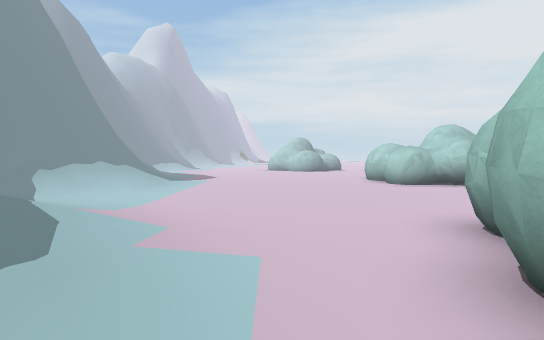
view 1 (above)

24 first-person views from a walk through a 3-D level made in the Unity game engine. The camera is 1.4 m above the floor, tilts 2° down and sees 75° across. The floor is counted in squares, 2 m on a side. Each view is taken from the middle of a square. On the plan, view 1 faces up. The plan holds only what a view shows up to about 11 squares ahead; the rest is blank. The place goes on beyond the plan. The player character is not drawn. Some surface patterns are stand-ins.

view 2
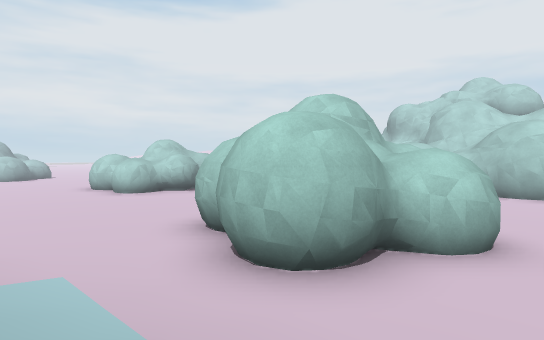

view 3
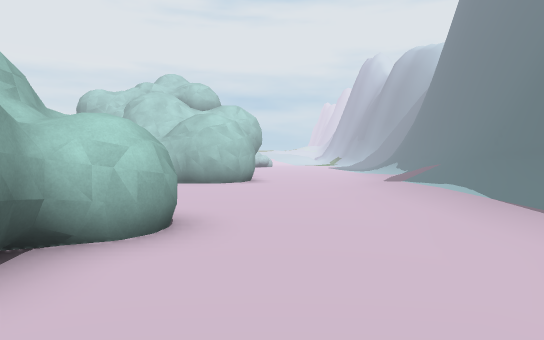

view 4
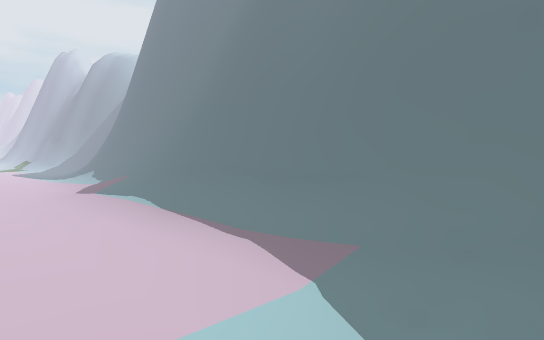

view 5
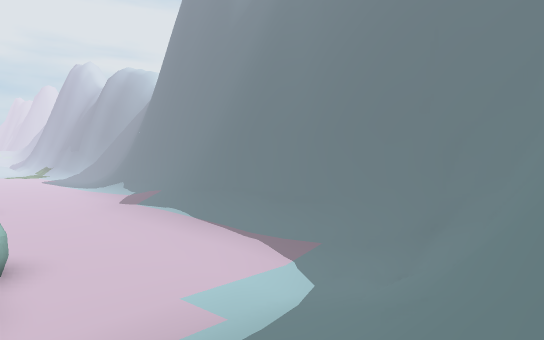

view 6
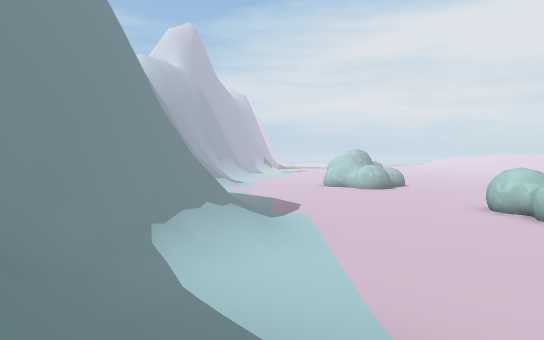

view 7
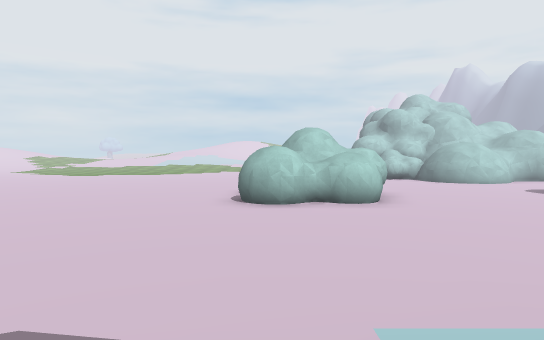

view 8
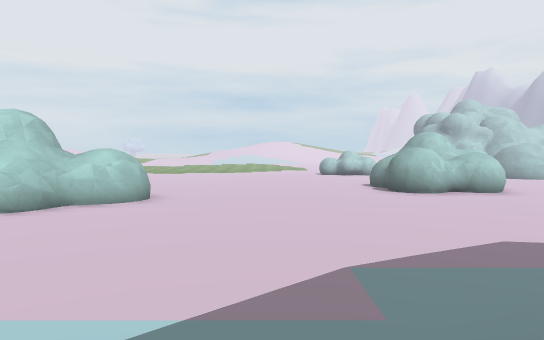

view 9
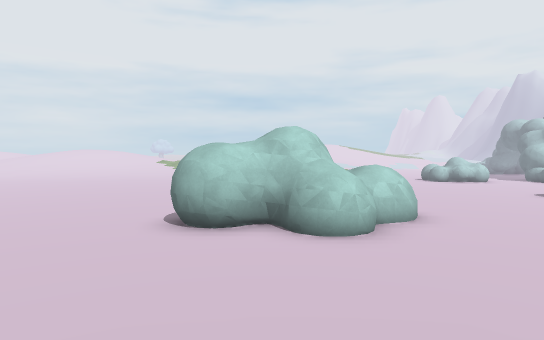

view 10
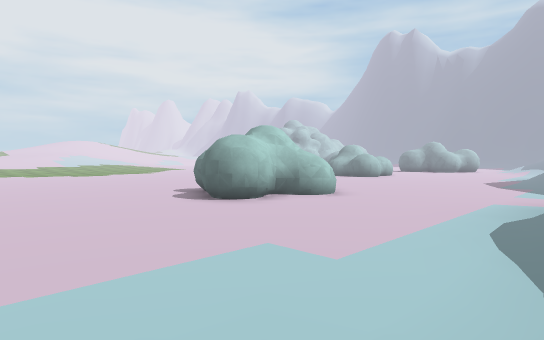

view 11
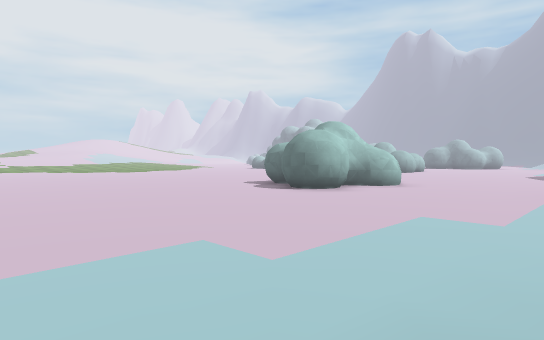

view 12
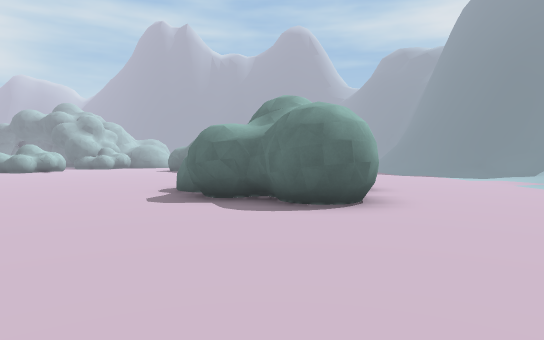

view 13
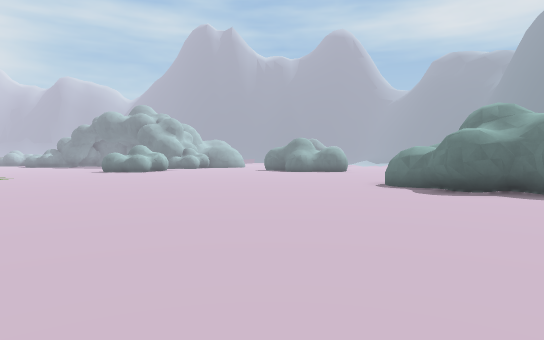

view 14
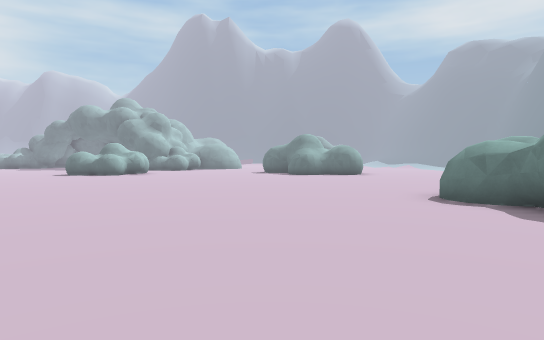

view 15
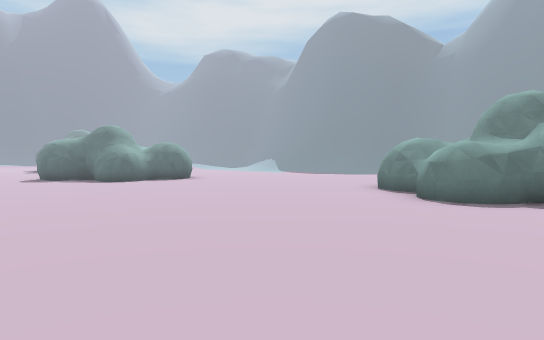

view 16
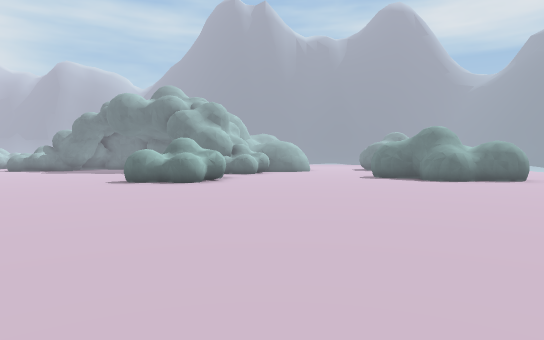

view 17
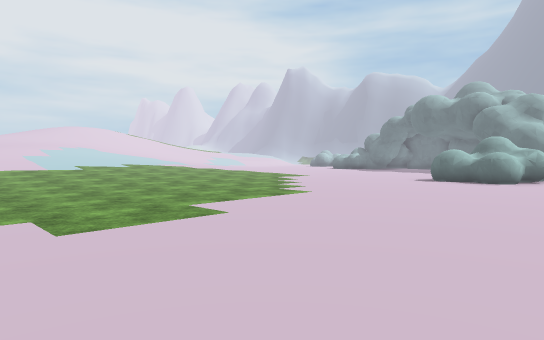

view 18
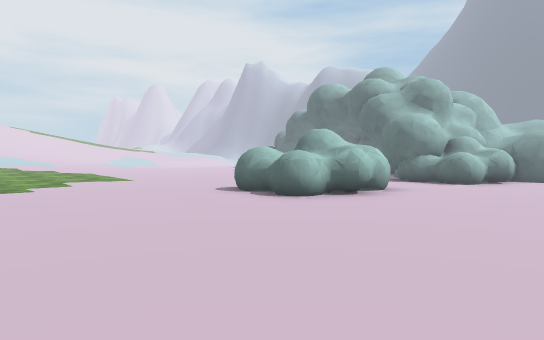

view 19
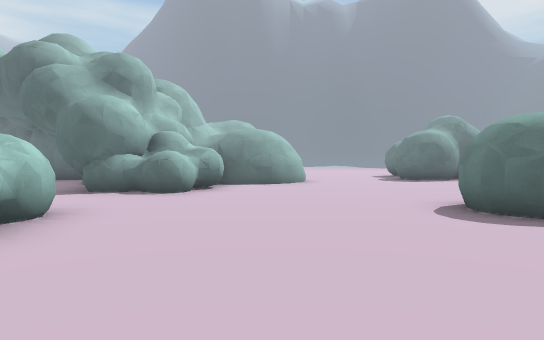

view 20
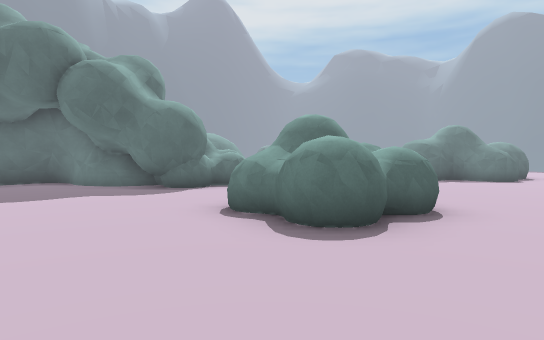

view 21
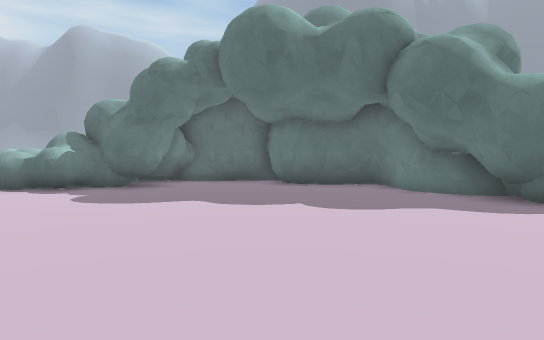

view 22
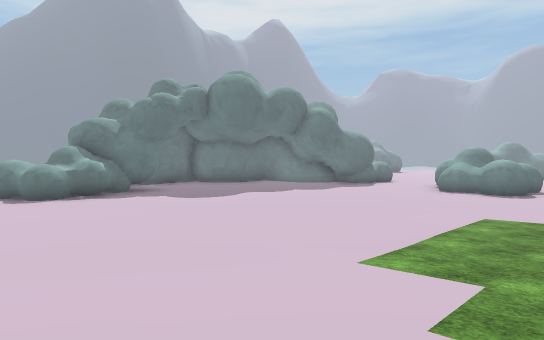

view 23
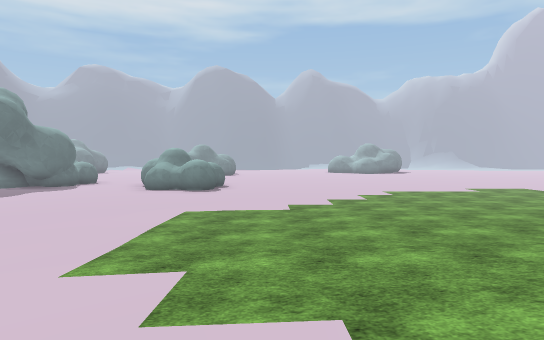

view 24
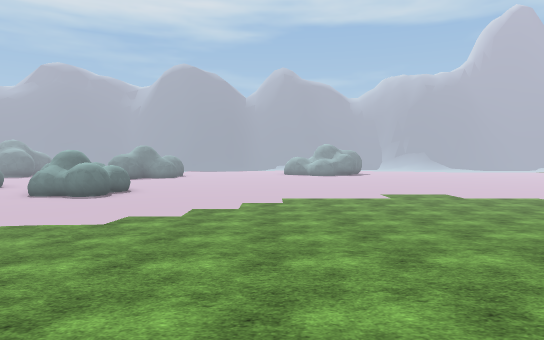

### Floor plan
Key: @ floor where view 1 was taken; # wall or solid block; . main floor; : floor 0.25 m higher than the main floor; + floor 0.5 m higher than the main floor; / step, stairs or slope; O other object.
Columns run from 6 left of view 1 to 26 right of it. Each row starts with its distance up from view 1.
 31  / ...
 30   .......... .
 29 //.............
 28  /..............
 27 /................
 26 /................   ..
 25 /.................  ...
 24  ......#................
 23  /.....###.................:
 22 //.....###.................:///
 21  /....## ##................////
 20  /.....###.................://
 19 //......#..................://
 18 /..........................::/ /
 17   ..........................://
 16 / ..........................::++
 15   ...........................::+/
 14   /..........................:::
 13    ................OOO........:::
 12   /.......###......OOO..........:
 11  ##/......####.....OOO...........
 10  ##/......####..................
  9  #//............................
  8  #//..............OO#...........
  7  #/..............OOO#...........
  6  #/...............O ##..........
  5  #//...........###   #.....####.
  4   ///...#####..#     ###...## #
  3   ////..#              ###.##
  2    ///..#       #       ####
  1    / /..### ....##
  0       @..........#
 -1    #///...........
 -2    ##//...........
 -3     #/............
 -4     ##///////////.
 -5      ##///////////
 -6       ############

Where each view was taken, in squares from view 1:
view 1: 0 up, 0 right, facing up
view 2: 1 down, 1 left, facing up-right
view 3: 1 down, 0 right, facing right
view 4: 1 down, 1 left, facing down-right
view 5: 1 up, 3 left, facing down-right
view 6: 2 up, 3 left, facing up
view 7: 12 up, 4 left, facing right
view 8: 16 up, 6 left, facing right
view 9: 22 up, 6 left, facing right
view 10: 29 up, 6 left, facing down-right
view 11: 31 up, 5 left, facing down-right
view 12: 29 up, 2 right, facing down
view 13: 30 up, 7 right, facing down
view 14: 27 up, 7 right, facing down
view 15: 23 up, 10 right, facing down-left
view 16: 23 up, 11 right, facing down
view 17: 24 up, 11 right, facing down-right
view 18: 18 up, 9 right, facing down-right
view 19: 15 up, 10 right, facing down
view 20: 15 up, 18 right, facing down-left
view 21: 13 up, 18 right, facing down
view 22: 15 up, 26 right, facing down-left
view 23: 15 up, 26 right, facing left
view 24: 18 up, 25 right, facing left
